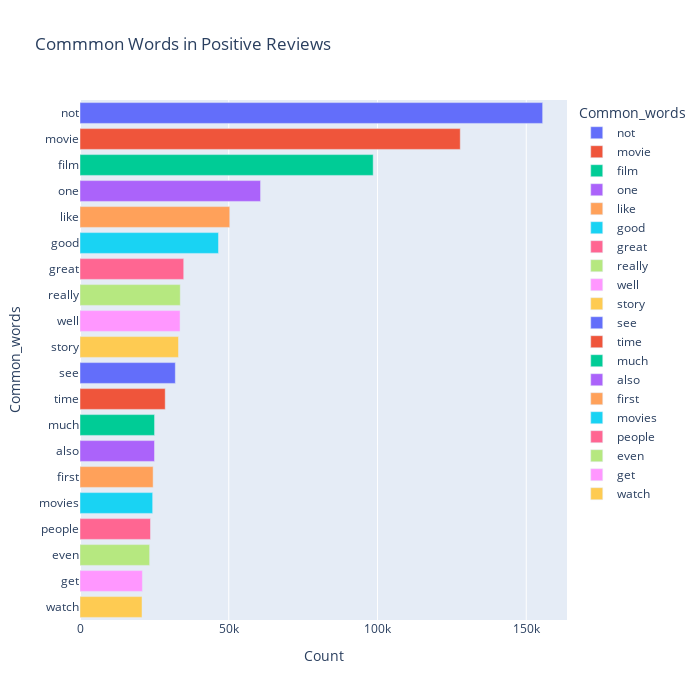

Notebook cell for this chart:
### Code cell
most_common_uni = get_top_text_ngrams(df.Reviews_clean[df['Ratings']>=7],20,1)
most_common_uni = dict(most_common_uni)
temp = pd.DataFrame(columns = ["Common_words" , 'Count'])
temp["Common_words"] = list(most_common_uni.keys())
temp["Count"] = list(most_common_uni.values())
fig = px.bar(temp, x="Count", y="Common_words", title='Commmon Words in Positive Reviews', orientation='h', 
             width=700, height=700,color='Common_words')
fig.show()

### Figure 1 — Plotly figure (JSON) as saved in the notebook; plotly's stock layout.template omitted (floating-point values rounded to 4 significant figures)
{"data": [{"hovertemplate": "Common_words=%{y}<br>Count=%{x}<extra></extra>", "legendgroup": "not", "marker": {"color": "#636efa", "pattern": {"shape": ""}}, "name": "not", "orientation": "h", "showlegend": true, "textposition": "auto", "type": "bar", "x": [155501], "xaxis": "x", "y": ["not"], "yaxis": "y"}, {"hovertemplate": "Common_words=%{y}<br>Count=%{x}<extra></extra>", "legendgroup": "movie", "marker": {"color": "#EF553B", "pattern": {"shape": ""}}, "name": "movie", "orientation": "h", "showlegend": true, "textposition": "auto", "type": "bar", "x": [127808], "xaxis": "x", "y": ["movie"], "yaxis": "y"}, {"hovertemplate": "Common_words=%{y}<br>Count=%{x}<extra></extra>", "legendgroup": "film", "marker": {"color": "#00cc96", "pattern": {"shape": ""}}, "name": "film", "orientation": "h", "showlegend": true, "textposition": "auto", "type": "bar", "x": [98542], "xaxis": "x", "y": ["film"], "yaxis": "y"}, {"hovertemplate": "Common_words=%{y}<br>Count=%{x}<extra></extra>", "legendgroup": "one", "marker": {"color": "#ab63fa", "pattern": {"shape": ""}}, "name": "one", "orientation": "h", "showlegend": true, "textposition": "auto", "type": "bar", "x": [60686], "xaxis": "x", "y": ["one"], "yaxis": "y"}, {"hovertemplate": "Common_words=%{y}<br>Count=%{x}<extra></extra>", "legendgroup": "like", "marker": {"color": "#FFA15A", "pattern": {"shape": ""}}, "name": "like", "orientation": "h", "showlegend": true, "textposition": "auto", "type": "bar", "x": [50340], "xaxis": "x", "y": ["like"], "yaxis": "y"}, {"hovertemplate": "Common_words=%{y}<br>Count=%{x}<extra></extra>", "legendgroup": "good", "marker": {"color": "#19d3f3", "pattern": {"shape": ""}}, "name": "good", "orientation": "h", "showlegend": true, "textposition": "auto", "type": "bar", "x": [46541], "xaxis": "x", "y": ["good"], "yaxis": "y"}, {"hovertemplate": "Common_words=%{y}<br>Count=%{x}<extra></extra>", "legendgroup": "great", "marker": {"color": "#FF6692", "pattern": {"shape": ""}}, "name": "great", "orientation": "h", "showlegend": true, "textposition": "auto", "type": "bar", "x": [34863], "xaxis": "x", "y": ["great"], "yaxis": "y"}, {"hovertemplate": "Common_words=%{y}<br>Count=%{x}<extra></extra>", "legendgroup": "really", "marker": {"color": "#B6E880", "pattern": {"shape": ""}}, "name": "really", "orientation": "h", "showlegend": true, "textposition": "auto", "type": "bar", "x": [33705], "xaxis": "x", "y": ["really"], "yaxis": "y"}, {"hovertemplate": "Common_words=%{y}<br>Count=%{x}<extra></extra>", "legendgroup": "well", "marker": {"color": "#FF97FF", "pattern": {"shape": ""}}, "name": "well", "orientation": "h", "showlegend": true, "textposition": "auto", "type": "bar", "x": [33635], "xaxis": "x", "y": ["well"], "yaxis": "y"}, {"hovertemplate": "Common_words=%{y}<br>Count=%{x}<extra></extra>", "legendgroup": "story", "marker": {"color": "#FECB52", "pattern": {"shape": ""}}, "name": "story", "orientation": "h", "showlegend": true, "textposition": "auto", "type": "bar", "x": [33107], "xaxis": "x", "y": ["story"], "yaxis": "y"}, {"hovertemplate": "Common_words=%{y}<br>Count=%{x}<extra></extra>", "legendgroup": "see", "marker": {"color": "#636efa", "pattern": {"shape": ""}}, "name": "see", "orientation": "h", "showlegend": true, "textposition": "auto", "type": "bar", "x": [32042], "xaxis": "x", "y": ["see"], "yaxis": "y"}, {"hovertemplate": "Common_words=%{y}<br>Count=%{x}<extra></extra>", "legendgroup": "time", "marker": {"color": "#EF553B", "pattern": {"shape": ""}}, "name": "time", "orientation": "h", "showlegend": true, "textposition": "auto", "type": "bar", "x": [28643], "xaxis": "x", "y": ["time"], "yaxis": "y"}, {"hovertemplate": "Common_words=%{y}<br>Count=%{x}<extra></extra>", "legendgroup": "much", "marker": {"color": "#00cc96", "pattern": {"shape": ""}}, "name": "much", "orientation": "h", "showlegend": true, "textposition": "auto", "type": "bar", "x": [25057], "xaxis": "x", "y": ["much"], "yaxis": "y"}, {"hovertemplate": "Common_words=%{y}<br>Count=%{x}<extra></extra>", "legendgroup": "also", "marker": {"color": "#ab63fa", "pattern": {"shape": ""}}, "name": "also", "orientation": "h", "showlegend": true, "textposition": "auto", "type": "bar", "x": [25038], "xaxis": "x", "y": ["also"], "yaxis": "y"}, {"hovertemplate": "Common_words=%{y}<br>Count=%{x}<extra></extra>", "legendgroup": "first", "marker": {"color": "#FFA15A", "pattern": {"shape": ""}}, "name": "first", "orientation": "h", "showlegend": true, "textposition": "auto", "type": "bar", "x": [24578], "xaxis": "x", "y": ["first"], "yaxis": "y"}, {"hovertemplate": "Common_words=%{y}<br>Count=%{x}<extra></extra>", "legendgroup": "movies", "marker": {"color": "#19d3f3", "pattern": {"shape": ""}}, "name": "movies", "orientation": "h", "showlegend": true, "textposition": "auto", "type": "bar", "x": [24425], "xaxis": "x", "y": ["movies"], "yaxis": "y"}, {"hovertemplate": "Common_words=%{y}<br>Count=%{x}<extra></extra>", "legendgroup": "people", "marker": {"color": "#FF6692", "pattern": {"shape": ""}}, "name": "people", "orientation": "h", "showlegend": true, "textposition": "auto", "type": "bar", "x": [23700], "xaxis": "x", "y": ["people"], "yaxis": "y"}, {"hovertemplate": "Common_words=%{y}<br>Count=%{x}<extra></extra>", "legendgroup": "even", "marker": {"color": "#B6E880", "pattern": {"shape": ""}}, "name": "even", "orientation": "h", "showlegend": true, "textposition": "auto", "type": "bar", "x": [23405], "xaxis": "x", "y": ["even"], "yaxis": "y"}, {"hovertemplate": "Common_words=%{y}<br>Count=%{x}<extra></extra>", "legendgroup": "get", "marker": {"color": "#FF97FF", "pattern": {"shape": ""}}, "name": "get", "orientation": "h", "showlegend": true, "textposition": "auto", "type": "bar", "x": [20976], "xaxis": "x", "y": ["get"], "yaxis": "y"}, {"hovertemplate": "Common_words=%{y}<br>Count=%{x}<extra></extra>", "legendgroup": "watch", "marker": {"color": "#FECB52", "pattern": {"shape": ""}}, "name": "watch", "orientation": "h", "showlegend": true, "textposition": "auto", "type": "bar", "x": [20844], "xaxis": "x", "y": ["watch"], "yaxis": "y"}], "layout": {"barmode": "relative", "height": 700, "legend": {"title": {"text": "Common_words"}, "tracegroupgap": 0}, "title": {"text": "Commmon Words in Positive Reviews"}, "width": 700, "xaxis": {"anchor": "y", "domain": [0, 1], "title": {"text": "Count"}}, "yaxis": {"anchor": "x", "categoryarray": ["watch", "get", "even", "people", "movies", "first", "also", "much", "time", "see", "story", "well", "really", "great", "good", "like", "one", "film", "movie", "not"], "categoryorder": "array", "domain": [0, 1], "title": {"text": "Common_words"}}}}
